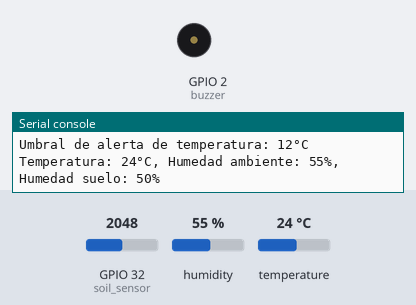
Simulated run of this program. Board: ESP32 board running MicroPython. On the bench: buzzer (waves = sounding), the last lines printed to the serial console. The inputs (shaded band) are chosen by the test bench; at power-on: temperature 24 °C, GPIO 32 (soil_sensor) = 2048, humidity 55 % (analog values on the 0–4095 scale).

Above: at 3.2 s.
3.3 s: temperature set to 13 °C
6.6 s: temperature set to 10 °C
At 9.0 s:
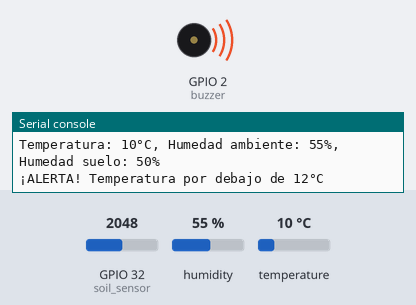
10.1 s: temperature set to 12 °C
Timing chart, 0 to 14.1 s (numbered marks = the images above; inputs shaded):
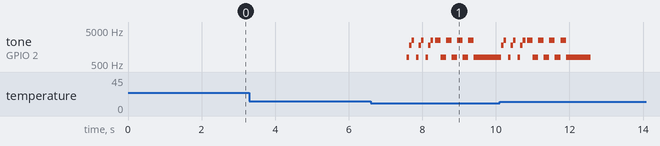

The program:

CodigoFinalDHT11_Humedad_Buzzer.py
```python
from machine import Pin, PWM, ADC
import dht
import time

# Configuración del sensor de temperatura DHT11
SENSOR_PIN = 15
sensor = dht.DHT11(Pin(SENSOR_PIN))

# Configuración del buzzer usando PWM
BUZZER_PIN = 2


buzzer = PWM(Pin(BUZZER_PIN))

# Configuración del sensor de humedad de suelo
SOIL_SENSOR_PIN = 32
soil_sensor = ADC(Pin(SOIL_SENSOR_PIN))
soil_sensor.atten(ADC.ATTN_11DB)
soil_sensor.width(ADC.WIDTH_12BIT)  # Resolución de 12 bits (0-4095)

# Temperatura umbral (°C) por debajo de la cual se activa la alarma
TEMP_UMBRAL = 12

# Frecuencias para la alarma
FREQ_ALTA = 2500   # Frecuencia alta (2.5kHz)
FREQ_MEDIA = 1800  # Frecuencia media
FREQ_BAJA = 800    # Frecuencia baja

# Volúmenes
VOL_MAX = 512
VOL_MEDIO = 400

# Variable para controlar si la alarma está activa
alarma_activa = False

# Inicializar el buzzer apagado
buzzer.duty(0)

def set_buzzer(freq, volumen):
    """Configura el buzzer con frecuencia y volumen específicos"""
    if freq == 0:  # Apagar el buzzer
        buzzer.duty(0)
    else:
        buzzer.freq(freq)
        buzzer.duty(volumen)

def reproducir_patron_alarma():
    """Reproduce un patrón de alarma una vez"""
    # Patrón 1: Tres tonos rápidos ascendentes
    for _ in range(3):
        set_buzzer(FREQ_BAJA, VOL_MAX)
        time.sleep(0.07)
        set_buzzer(FREQ_MEDIA, VOL_MAX)
        time.sleep(0.07)
        set_buzzer(FREQ_ALTA, VOL_MAX)
        time.sleep(0.07)
        set_buzzer(0, 0)  # Apagar brevemente
        time.sleep(0.05)

    # Patrón 2: Tono de sirena alternante
    for _ in range(4):
        set_buzzer(FREQ_ALTA, VOL_MAX)
        time.sleep(0.15)
        set_buzzer(FREQ_BAJA, VOL_MAX)
        time.sleep(0.15)

def leer_humedad_suelo():
    """Lee la humedad del suelo y devuelve el porcentaje"""
    valor = soil_sensor.read()  # Lee valor entre 0 y 4095
    # Convertir a porcentaje (0% = completamente seco, 100% = completamente húmedo)
    # Nota: Los valores ADC son inversamente proporcionales a la humedad
    porcentaje = 100 - int((valor / 4095) * 100)
    return porcentaje

# Bucle principal
print("Sistema de monitoreo de temperatura y humedad de suelo iniciado")
print("Umbral de alerta de temperatura: {}°C".format(TEMP_UMBRAL))

# Inicialización del sensor
time.sleep(2)  # Tiempo de estabilización del sensor antes de comenzar

while True:
    try:
        # 1. Medir temperatura y humedad ambiental
        sensor.measure()
        time.sleep(0.5)  # Pequeña pausa para estabilizar la lectura

        temp = sensor.temperature()
        hum = sensor.humidity()

        # 2. Medir humedad del suelo
        humedad_suelo = leer_humedad_suelo()

        # Mostrar todas las lecturas
        print("Temperatura: {}°C, Humedad ambiente: {}%, Humedad suelo: {}%".format(
            temp, hum, humedad_suelo))

        # Verificar si la temperatura está por debajo del umbral
        if temp < TEMP_UMBRAL:
            if not alarma_activa:
                print("¡ALERTA! Temperatura por debajo de {}°C".format(TEMP_UMBRAL))
                alarma_activa = True

            # Mientras la temperatura esté por debajo del umbral, seguir reproduciendo el patrón de alarma
            reproducir_patron_alarma()
            # Nota: La función reproducir_patron_alarma no apaga el buzzer al final

        else:
            if alarma_activa:
                print("Temperatura normal restaurada: {}°C".format(temp))
                alarma_activa = False

            # Asegurar que el buzzer esté apagado cuando la temperatura es normal
            set_buzzer(0, 0)

    except OSError as e:
        print("Error al leer el sensor:", e)
        # Esperar un poco más en caso de error antes de reintentar
        time.sleep(2)
        # No activar el buzzer en caso de error para evitar falsos positivos
        set_buzzer(0, 0)

    # Si la temperatura es normal, añadimos una pausa
    if not alarma_activa:
        time.sleep(2)
```

Measured:
- the behaviour switches between 12 and 11 °C on temperature (found by bisection; images 0 and 1)
- after the input at 6.6 s, tone on GPIO 2 (buzzer): plays 800 Hz for 0.07 s, 1800 Hz for 0.07 s, 2500 Hz for 0.07 s, 800 Hz for 0.07 s, 1800 Hz for 0.07 s, 2500 Hz for 0.07 s … (17 notes in this stretch), starting after 0.97 s
